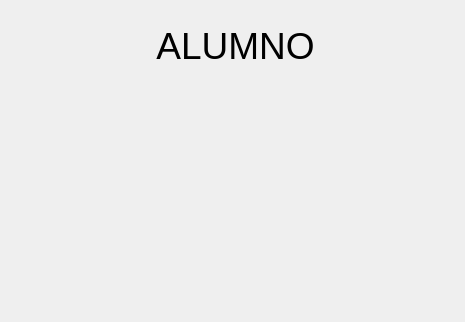
<?xml version="1.0" encoding="UTF-8"?>
<ui version="4.0">
 <class>Form</class>
 <widget class="QWidget" name="Form">
  <property name="geometry">
   <rect>
    <x>0</x>
    <y>0</y>
    <width>465</width>
    <height>322</height>
   </rect>
  </property>
  <property name="windowTitle">
   <string>Form</string>
  </property>
  <widget class="QLabel" name="label">
   <property name="geometry">
    <rect>
     <x>100</x>
     <y>20</y>
     <width>271</width>
     <height>51</height>
    </rect>
   </property>
   <property name="font">
    <font>
     <pointsize>28</pointsize>
    </font>
   </property>
   <property name="text">
    <string>ALUMNO</string>
   </property>
   <property name="alignment">
    <set>Qt::AlignCenter</set>
   </property>
  </widget>
  <widget class="QLabel" name="label_2">
   <property name="geometry">
    <rect>
     <x>120</x>
     <y>90</y>
     <width>211</width>
     <height>211</height>
    </rect>
   </property>
   <property name="styleSheet">
    <string notr="true">border-image: url(:/main/IMAGENES/estudiantes.png);
</string>
   </property>
   <property name="text">
    <string/>
   </property>
  </widget>
 </widget>
 <resources>
  <include location="../../../img.qrc"/>
 </resources>
 <connections/>
</ui>
